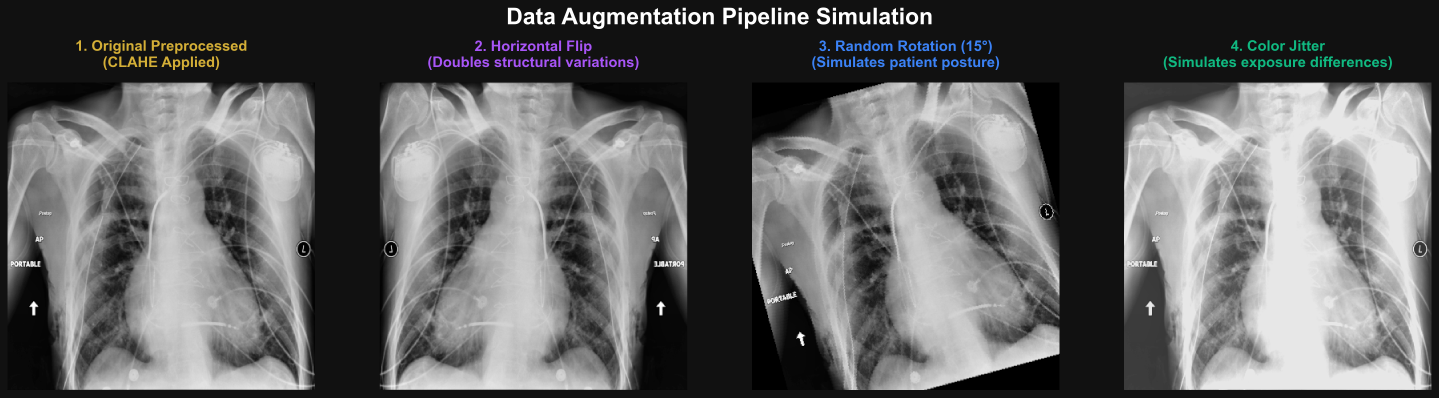
#> input picture project_documentation/assets/augmentation_examples.png, 5756 x 1590 px (shown at 1/4 size)
$ python -i generate_augmentation_visuals.py   (imports and definitions only)
#> lines starting #> are read from the running program, lines starting #| are printed output that depends on the picture
import os
import cv2
import pandas as pd
import matplotlib.pyplot as plt
import numpy as np
from PIL import Image
from torchvision import transforms

# Config
BASE_DIR = '/Users/amulya/Documents/capstone'
DATA_DIR = os.path.join(BASE_DIR, 'data/images')
METADATA_PATH = os.path.join(BASE_DIR, 'data/metadata_filtered.csv')
OUTPUT_PATH = os.path.join(BASE_DIR, 'project_documentation/assets/augmentation_examples.png')

# Find an image with an obvious pathology
# [1 line that did not run here, left out]
# Let's pick Cardiomegaly or something visible
# [1 line that did not run here, left out]
# [1 line that did not run here, left out]
# [1 line that did not run here, left out]

# Read and apply CLAHE (the standard preprocessing)
def apply_preprocessing(path):
    image = cv2.imread(path, cv2.IMREAD_GRAYSCALE)
#> image: shape (1590, 5756); min 0, max 255, mean 99.6
    if image is None: return None
    image = cv2.resize(image, (384, 384), interpolation=cv2.INTER_AREA)
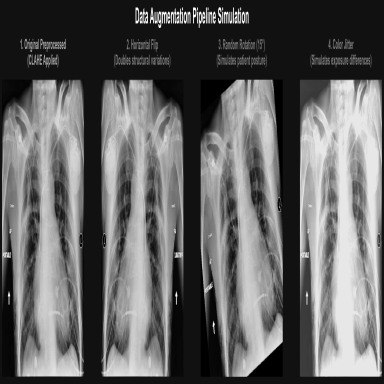
#> image: shape (384, 384); min 0, max 255, mean 99.6
    clahe = cv2.createCLAHE(clipLimit=2.0, tileGridSize=(8, 8))
    image = clahe.apply(image)
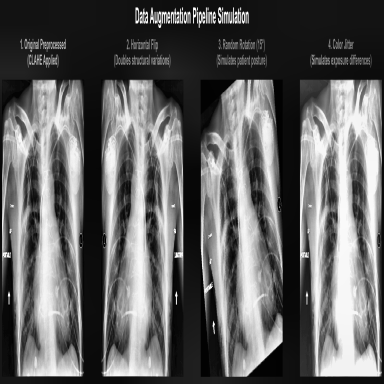
#> image: shape (384, 384); min 1, max 255, mean 99.3
    image = cv2.cvtColor(image, cv2.COLOR_GRAY2RGB)
#> image: shape (384, 384, 3)
    return Image.fromarray(image)

# [1 line that did not run here, left out]

# [42 lines not run here, left out]

>>> result = apply_preprocessing('../project_documentation/assets/augmentation_examples.png')
